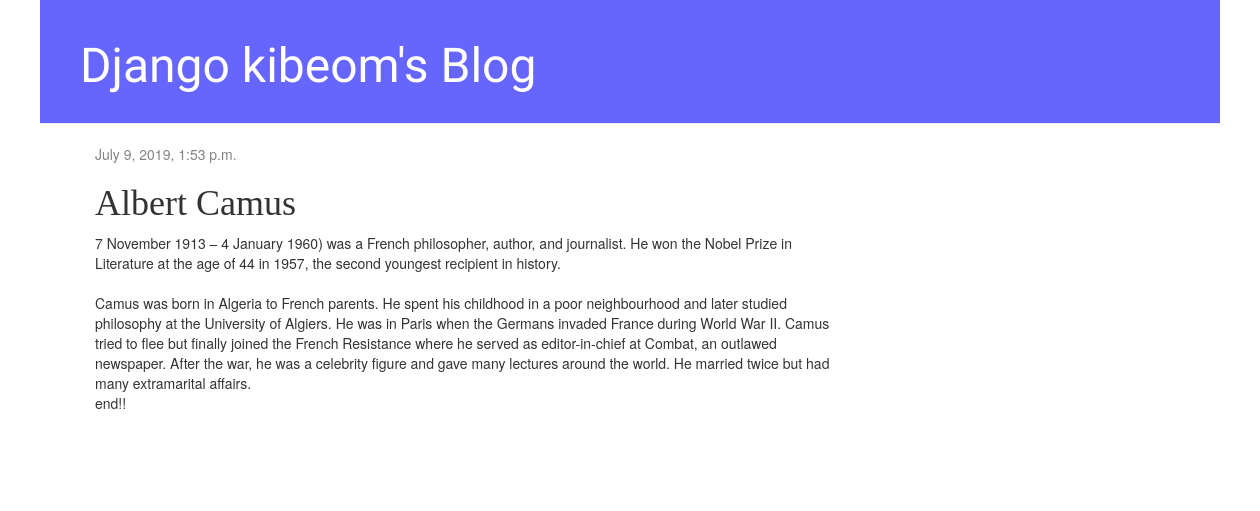
The page /post/8/ on the database its author committed.
### blog/models.py (models this page shows, shortened)
class Post(models.Model):
    author = models.ForeignKey(
        'auth.User', on_delete = models.CASCADE)
    title = models.CharField(max_length=200)
    text = models.TextField()
    created_date = models.DateTimeField(default=timezone.now)
    published_date = models.DateTimeField(blank=True, null=True)

### blog/views.py (the view)
# urls.py: path('post/<int:pk>/', views.post_detail, name='post_detail'),
def post_detail(request, pk):
    post = get_object_or_404(Post, pk=pk)
    return render(request, 'blog/post_detail.html',
                  {'post': post})

### blog/templates/blog/post_detail.html (shortened to what this page needs)
{% extends 'blog/base.html' %}
{% block content %}
    <div class="post">
        {% if post.published_date %}
            <div class="date">
               <p>{{ post.published_date }}</p>
            </div>
        {% endif %}
        <h1>{{ post.title }}</h1>
        <p>{{ post.text|linebreaksbr }}</p>
    </div>
{% endblock %}

### blog/static/css/blog.css (style rules this page uses)
body { padding-left: 40px; padding-right: 40px; }
h1, h2, h3, h4 { font-family: 'Lobster', cursive; }
.date { color: #828282; }
.post { margin-bottom: 70px; }

### rows shown on the page
Post: published_date "July 9, 2019, 1:53 p.m.", title "Albert Camus", text "7 November 1913 – 4 January 1960) was a French philosopher, author, and journalist. He won the Nobel Prize in Literature at the age of 44 in 1957, the second youngest recipient in history. Camus was born in Algeria to French parents. He spent his childhood in a poor neighbourhood and later studied philosophy at the University of Algiers. He was in Paris when the Germans invaded France during World War II. Camus tried to flee but finally joined the French Resistance where he served as editor-in-chief at Combat, an outlawed newspaper. After the war, he was a celebrity figure and gave many lectures around the world. He married twice but had many extramarital affairs. end!!"
